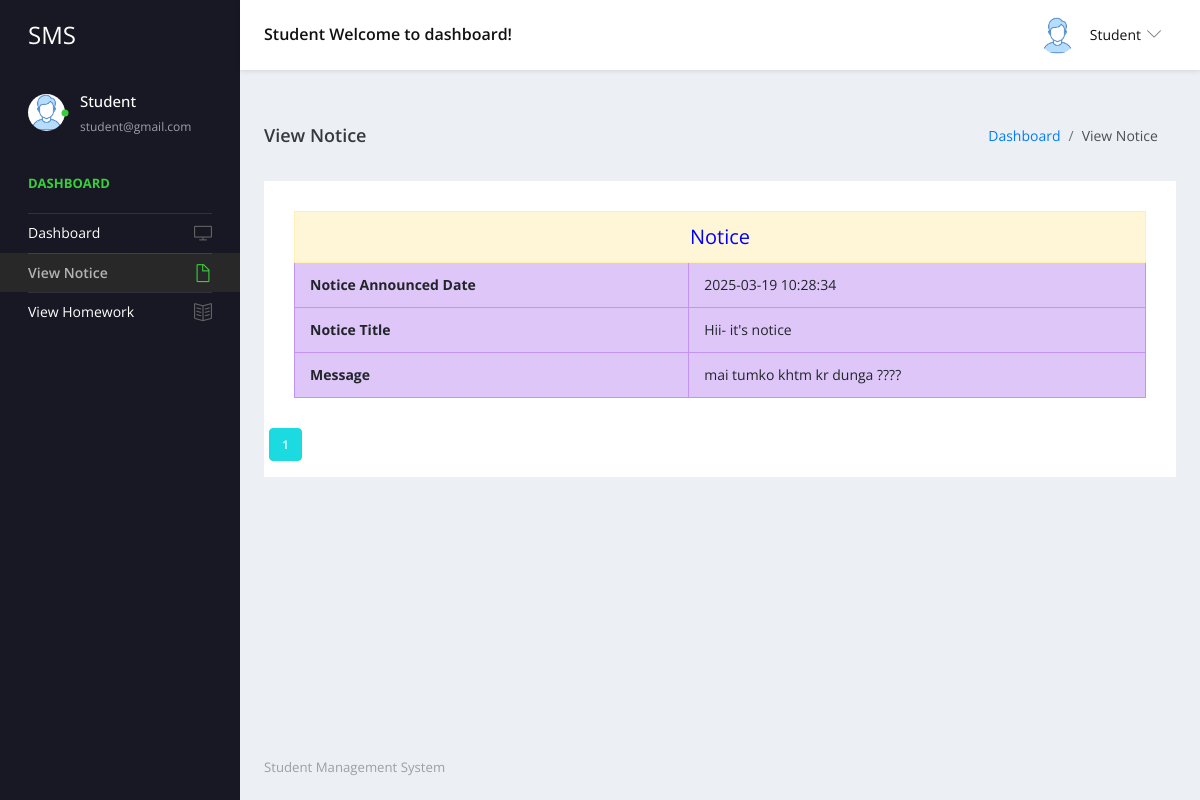
The app's page /user/view-notice.php (signed in) with its own data.
### tables this page shows
CREATE TABLE `tblstudent` (
  `ID` int(10) NOT NULL,
  `StudentName` varchar(200) DEFAULT NULL,
  `StudentEmail` varchar(200) DEFAULT NULL,
  `StudentClass` varchar(100) DEFAULT NULL,
  `Gender` varchar(50) DEFAULT NULL,
  `DOB` date DEFAULT NULL,
  `StuID` varchar(200) DEFAULT NULL,
  `FatherName` mediumtext DEFAULT NULL,
  `MotherName` mediumtext DEFAULT NULL,
  `ContactNumber` bigint(10) DEFAULT NULL,
  `AltenateNumber` bigint(10) DEFAULT NULL,
  `Address` mediumtext DEFAULT NULL,
  `UserName` varchar(200) DEFAULT NULL,
  `Password` varchar(200) DEFAULT NULL,
  `Image` varchar(200) DEFAULT NULL,
  `DateofAdmission` timestamp NULL DEFAULT current_timestamp()
);

CREATE TABLE `tblnotice` (
  `ID` int(5) NOT NULL,
  `NoticeTitle` mediumtext DEFAULT NULL,
  `ClassId` int(10) DEFAULT NULL,
  `NoticeMsg` mediumtext DEFAULT NULL,
  `CreationDate` timestamp NULL DEFAULT current_timestamp()
);

### user/view-notice.php (the view, shortened to what this page needs)
<?php
include('includes/dbconnection.php');
if (strlen($_SESSION['sturecmsstuid']==0)) {
  header('location:logout.php');
  } else{
  ?>
<!DOCTYPE html>
<html lang="en">
  <head>
    <link rel="stylesheet" href="vendors/simple-line-icons/css/simple-line-icons.css">
    <link rel="stylesheet" href="vendors/flag-icon-css/css/flag-icon.min.css">
    <link rel="stylesheet" href="vendors/css/vendor.bundle.base.css">
    <link rel="stylesheet" href="vendors/select2/select2.min.css">
    <link rel="stylesheet" href="vendors/select2-bootstrap-theme/select2-bootstrap.min.css">
    <link rel="stylesheet" href="css/style.css" />
  </head>
  <body>
    <div class="container-scroller">
     <?php include_once('includes/header.php');?>
      <div class="container-fluid page-body-wrapper">
      <?php include_once('includes/sidebar.php');?>
        <div class="main-panel">
          <div class="content-wrapper">
            <div class="page-header">
              <h3 class="page-title"> View Notice </h3>
              <nav aria-label="breadcrumb">
                <ol class="breadcrumb">
                  <li class="breadcrumb-item"><a href="dashboard.php">Dashboard</a></li>
                  <li class="breadcrumb-item active" aria-current="page"> View Notice</li>
                </ol>
              </nav>
            </div>
            <div class="row">
              <div class="col-12 grid-margin stretch-card">
                <div class="card">
                  <div class="card-body">
                    <?php
$stuclass = $_SESSION['stuclass'];
$limit = 4;
$page = isset($_GET['page']) ? (int)$_GET['page'] : 1;
$offset = ($page - 1) * $limit;
$total_query = "SELECT COUNT(*) as total FROM tblnotice WHERE ClassId = :stuclass";
$total_stmt = $dbh->prepare($total_query);
$total_stmt->bindParam(':stuclass', $stuclass, PDO::PARAM_STR);
$total_stmt->execute();
$total_result = $total_stmt->fetch(PDO::FETCH_OBJ);
$total_notices = $total_result->total;
$total_pages = ceil($total_notices / $limit);
$sql = "SELECT tblclass.ID, tblclass.ClassName, tblclass.Section, tblnotice.NoticeTitle,
        tblnotice.CreationDate, tblnotice.ClassId, tblnotice.NoticeMsg, tblnotice.ID as nid
        FROM tblnotice
        JOIN tblclass ON tblclass.ID = tblnotice.ClassId
        WHERE tblnotice.ClassId = :stuclass
        ORDER BY nid DESC
        LIMIT :limit OFFSET :offset";
$query = $dbh->prepare($sql);
$query->bindParam(':stuclass', $stuclass, PDO::PARAM_STR);
$query->bindParam(':limit', $limit, PDO::PARAM_INT);
$query->bindParam(':offset', $offset, PDO::PARAM_INT);
$query->execute();
$results = $query->fetchAll(PDO::FETCH_OBJ);
?>
<table border="1" class="table table-bordered mg-b-0">
<?php
if ($query->rowCount() > 0) {
    foreach ($results as $row) {
?>
        <tr align="center" class="table-warning">
            <td colspan="4" style="font-size:20px;color:blue">Notice</td>
        </tr>
        <tr class="table-info">
            <th>Notice Announced Date</th>
            <td><?php echo $row->CreationDate; ?></td>
        </tr>
        <tr class="table-info">
            <th>Notice Title</th>
            <td><?php echo $row->NoticeTitle; ?></td>
        </tr>
        <tr class="table-info">
            <th>Message</th>
            <td><?php echo $row->NoticeMsg; ?></td>
        </tr>
<?php
    }
} else {
?>
    <tr>
        <th colspan="2" style="color:red;">No Notice Found</th>
    </tr>
<?php } ?>
</table>
                  </div>
                  <nav>
    <ul class="pagination">
        <?php for ($i = 1; $i <= $total_pages; $i++): ?>
            <li class="page-item <?php echo ($i == $page) ? 'active' : ''; ?>">
                <a class="page-link" href="?page=<?php echo $i; ?>"><?php echo $i; ?></a>
            </li>
        <?php endfor; ?>
    </ul>
</nav>
                </div>
              </div>
            </div>
          </div>
         <?php include_once('includes/footer.php');?>
        </div>
      </div>
    </div>
  </body>
</html><?php }  ?>

### user/includes/header.php (shortened to what this page needs)
 <nav class="navbar default-layout-navbar col-lg-12 col-12 p-0 fixed-top d-flex flex-row">
        <div class="navbar-brand-wrapper d-flex align-items-center">
          <a class="navbar-brand brand-logo" href="dashboard.php">
            <strong style="color: white;">SMS</strong>
          </a>
        </div>
        <?php
         $uid= $_SESSION['sturecmsuid'];
$sql="SELECT * from tblstudent where ID=:uid";
$query = $dbh -> prepare($sql);
$query->bindParam(':uid',$uid,PDO::PARAM_STR);
$query->execute();
$results=$query->fetchAll(PDO::FETCH_OBJ);
$cnt=1;
if($query->rowCount() > 0)
{
foreach($results as $row)
{               ?>
        <div class="navbar-menu-wrapper d-flex align-items-center flex-grow-1">
          <h5 class="mb-0 font-weight-medium d-none d-lg-flex"><?php  echo htmlentities($row->StudentName);?> Welcome to dashboard!</h5>
          <ul class="navbar-nav navbar-nav-right ml-auto">
            <li class="nav-item dropdown d-none d-xl-inline-flex user-dropdown">
              <a class="nav-link dropdown-toggle" id="UserDropdown" href="#" data-toggle="dropdown" aria-expanded="false">
                <img class="img-xs rounded-circle ml-2" src="images/faces/face8.jpg" alt="Profile image"> <span class="font-weight-normal"> <?php  echo htmlentities($row->StudentName);?> </span></a>
                  <p class="font-weight-light text-muted mb-0"><?php  echo htmlentities($row->StudentEmail);?></p><?php $cnt=$cnt+1;}} ?>
            </li>
          </ul>
        </div>
      </nav>

### user/includes/sidebar.php
<nav class="sidebar sidebar-offcanvas" id="sidebar">
          <ul class="nav">
            <li class="nav-item nav-profile">
              <a href="#" class="nav-link">
                <div class="profile-image">
                  <img class="img-xs rounded-circle" src="images/faces/face8.jpg" alt="profile image">
                  <div class="dot-indicator bg-success"></div>
                </div>
                <div class="text-wrapper">
                  <?php
         $uid= $_SESSION['sturecmsuid'];
$sql="SELECT * from tblstudent where ID=:uid";
$query = $dbh -> prepare($sql);
$query->bindParam(':uid',$uid,PDO::PARAM_STR);
$query->execute();
$results=$query->fetchAll(PDO::FETCH_OBJ);
$cnt=1;
if($query->rowCount() > 0)
{
foreach($results as $row)
{               ?>
                  <p class="profile-name"><?php  echo htmlentities($row->StudentName);?></p>
                  <p class="designation"><?php  echo htmlentities($row->StudentEmail);?></p><?php $cnt=$cnt+1;}} ?>
                </div>
              </a>
            </li>
            <li class="nav-item nav-category">
              <span class="nav-link">Dashboard</span>
            </li>
            <li class="nav-item">
              <a class="nav-link" href="dashboard.php">
                <span class="menu-title">Dashboard</span>
                <i class="icon-screen-desktop menu-icon"></i>
              </a>
            </li>
            <li class="nav-item">
              <a class="nav-link" href="view-notice.php">
                <span class="menu-title">View Notice</span>
                <i class="icon-doc menu-icon"></i>
              </a>
            </li>
              <li class="nav-item">
              <a class="nav-link" href="homework.php">
                <span class="menu-title">View Homework</span>
                <i class="icon-book-open menu-icon"></i>
              </a>
            </li>
          </ul>
        </nav>

### records on screen
tblstudent: StudentName "Student", StudentEmail "student@gmail.com"
tblnotice: CreationDate "2025-03-19 10:28:34", NoticeTitle "Hii- it's notice", NoticeMsg "mai tumko khtm kr dunga ????"
